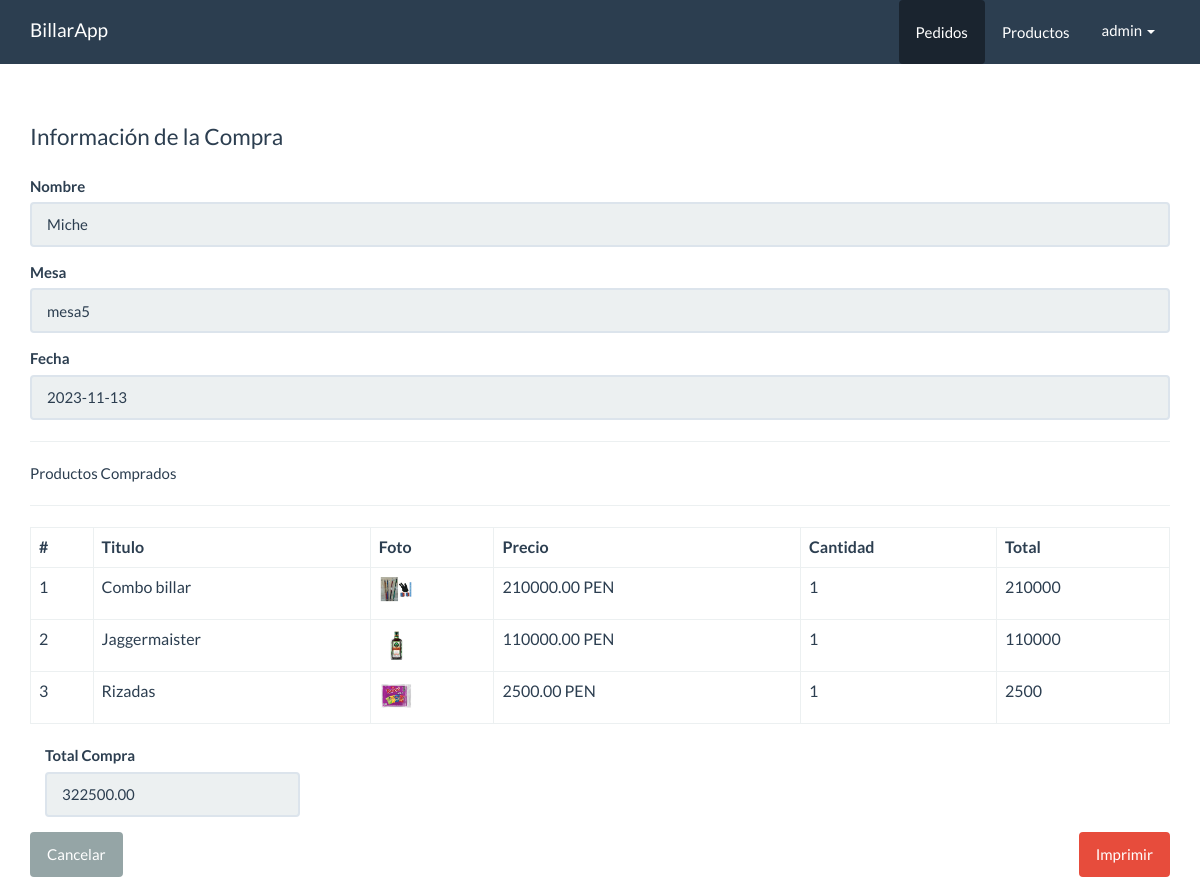
Page /panel/pedidos/ver.php?id=10 (signed in) on the committed database.
### tables this page shows
CREATE TABLE `pedidos` (
  `id` int(10) NOT NULL,
  `cliente_id` int(11) NOT NULL,
  `total` decimal(10,2) NOT NULL,
  `fecha` date NOT NULL,
  `estado` int(11) NOT NULL DEFAULT 1
);

CREATE TABLE `clientes` (
  `id` int(10) NOT NULL,
  `nombre` varchar(80) NOT NULL,
  `mesa` varchar(100) NOT NULL,
  `comentario` varchar(300) NOT NULL
);

CREATE TABLE `detalle_pedidos` (
  `id` int(11) NOT NULL,
  `pedido_id` int(11) NOT NULL,
  `producto_id` int(11) NOT NULL,
  `precio` decimal(10,2) NOT NULL,
  `cantidad` int(11) NOT NULL,
  `estado` int(11) NOT NULL DEFAULT 1
);

CREATE TABLE `productos` (
  `id` int(11) NOT NULL,
  `titulo` varchar(80) NOT NULL,
  `descripcion` varchar(300) NOT NULL,
  `foto` varchar(100) NOT NULL,
  `precio` decimal(10,2) NOT NULL,
  `categoria_id` int(10) NOT NULL,
  `fecha` date NOT NULL,
  `estado` int(11) NOT NULL DEFAULT 1
);

### src/Pedido.php (called while the page is built, shortened)
<?php
class Pedido
{
    private $cn = null;
    public function __construct()
    {
        $this->config = parse_ini_file(__DIR__ . '/../config.ini');
        $this->cn = new \PDO($this->config['dns'], $this->config['usuario'], $this->config['clave'], array(
            \PDO::MYSQL_ATTR_INIT_COMMAND => 'SET NAMES utf8'
        ));
    }
    public function mostrarDetallePorIdPedido($id)
    {
        $sql = "SELECT
                dp.id,
                pe.titulo,
                dp.precio,
                dp.cantidad,
                pe.foto
                FROM detalle_pedidos dp
                INNER JOIN productos pe ON pe.id= dp.producto_id
                WHERE dp.pedido_id = :id";
        $resultado = $this->cn->prepare($sql);
        $_array = array(
            ':id' => $id
        );
        if ($resultado->execute($_array))
            return  $resultado->fetchAll();
        return false;
    }
    public function mostrarPorId($id)
    {
        $sql = "SELECT p.id, nombre,mesa, total, fecha FROM pedidos p
        INNER JOIN clientes c ON p.cliente_id = c.id WHERE p.id = :id";
        $resultado = $this->cn->prepare($sql);
        $_array = array(
            ':id' => $id
        );
        if ($resultado->execute($_array))
            return  $resultado->fetch();
        return false;
    }
}

### panel/pedidos/ver.php (the view, shortened to what this page needs)
<?php
$estado = $_SESSION['estado'];
print_r($estado);
?>
<!DOCTYPE html>
<html lang="en">
  <head>
    <link rel="stylesheet" href="../../assets/css/bootstrap.min.css">
    <link rel="stylesheet" href="../../assets/css/estilos.css">
  </head>
  <body>
    <nav class="navbar navbar-default navbar-fixed-top">
      <div class="container">
        <div class="navbar-header">
          <a class="navbar-brand" href="../dashboard.php">BillarApp</a>
        </div>
        <div id="navbar" class="navbar-collapse collapse">
          <ul class="nav navbar-nav pull-right">
            <li class="active">
              <a href="index.php" class="btn">Pedidos</a>
            </li>
            <li>
              <a href="../productos/index.php" class="btn">Productos</a>
            </li>
            <li class="dropdown">
                <a href="#" class="dropdown-toggle" data-toggle="dropdown" role="button" aria-haspopup="true" aria-expanded="false">admin <span class="caret"></span></a>
            </li>
          </ul>
        </div>
      </div>
    </nav>
    <div class="container" id="main">
    <div class="row">
          <div class="col-md-12">
            <fieldset>
                <?php
                    $id = $_GET['id'];
                    $pedido = new billar\Pedido;
                    $info_pedido = $pedido->mostrarPorId($id);
                    $info_detalle_pedido = $pedido->mostrarDetallePorIdPedido($id);
                ?>
                <legend>Información de la Compra</legend>
                <div class="form-group">
                    <label>Nombre</label>
                    <input value="<?php print $info_pedido['nombre'] ?>" type="text" class="form-control" readonly>
                </div>
                <div class="form-group">
                    <label>Mesa</label>
                    <input value="<?php print $info_pedido['mesa'] ?>" type="text" class="form-control" readonly>
                </div>
                <div class="form-group">
                    <label>Fecha</label>
                    <input value="<?php print $info_pedido['fecha'] ?>" type="text" class="form-control" readonly>
                </div>
                <hr>
                    Productos Comprados
                <hr>
                <table class="table table-bordered">
                  <thead>
                    <tr>
                      <th>#</th>
                      <th>Titulo</th>
                      <th>Foto</th>
                      <th>Precio</th>
                      <th>Cantidad</th>
                      <th>
                          Total
                      </th>
                    </tr>
                  </thead>
                  <tbody>
                    <?php
                      $cantidad = count($info_detalle_pedido);
                      if($cantidad > 0){
                        $c=0;
                      for($x =0; $x < $cantidad; $x++){
                        $c++;
                        $item = $info_detalle_pedido[$x];
                        $total = $item['precio'] * $item['cantidad'];
                    ?>
                    <tr>
                      <td><?php print $c?></td>
                      <td><?php print $item['titulo']?></td>
                      <td>
                      <?php
                          $foto = '../../upload/'.$item['foto'];
                          if(file_exists($foto)){
                        ?>
                          <img src="<?php print $foto; ?>" width="35">
                      <?php }else{?>
                          SIN FOTO
                      <?php }?>
                      </td>
                      <td><?php print $item['precio']?> PEN</td>
                      <td><?php print $item['cantidad']?></td>
                    <td>
                    <?php print $total?>
                    </td>
                    </tr>
                    <?php
                      }
                    }else{
                    ?>
                    <tr>
                      <td colspan="6">NO HAY REGISTROS</td>
                    </tr>
                    <?php }?>
                  </tbody>
                </table>
                <div class="col-md-3">
                    <div class="form-group">
                        <label>Total Compra</label>
                        <input value="<?php print $info_pedido['total'] ?>" type="text" class="form-control" readonly>
                    </div>
                </div>
            </fieldset>
            <div class="pull-left">
                <a href="index.php" class="btn btn-default hidden-print">Cancelar</a>
            </div>
            <div class="pull-right">
                <a href="javascript:;" id="btnImprimir" class="btn btn-danger hidden-print">Imprimir</a>
            </div>
          </div>
        </div>
    </div>
  </body>
</html>

### assets/css/estilos.css (style rules this page uses)
#main { margin-top: 100px; }

### rows in the picture
pedidos: cliente.nombre "Miche", cliente.mesa "mesa5", fecha "2023-11-13", total "322500.00"
detalle_pedidos: producto.titulo "Combo billar", producto.foto (picture), precio "210000.00", cantidad "1", total "210000"
detalle_pedidos: producto.titulo "Jaggermaister", producto.foto (picture), precio "110000.00", cantidad "1", total "110000"
detalle_pedidos: producto.titulo "Rizadas", producto.foto (picture), precio "2500.00", cantidad "1", total "2500"
